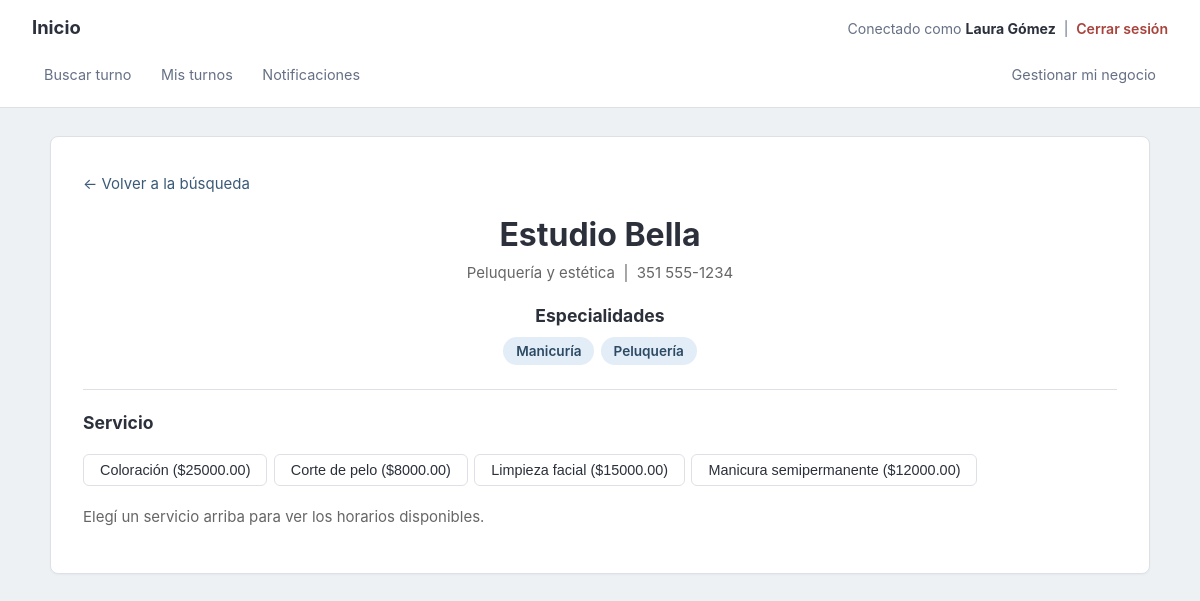
/turnos_disponibles/tienda.php?id=1 (signed in), run on the app's committed database.
### tables this page shows
CREATE TABLE negocio_config (id INT AUTO_INCREMENT PRIMARY KEY, nombre_local VARCHAR(150) NOT NULL, rubro VARCHAR(100) NOT NULL, contacto VARCHAR(100) DEFAULT NULL, apertura TIME NOT NULL, cierre TIME NOT NULL, cancelacion_hs INT NOT NULL DEFAULT 2);

CREATE TABLE servicios (id INT AUTO_INCREMENT PRIMARY KEY, negocio_id INT NOT NULL, nombre VARCHAR(150) NOT NULL, duracion_min INT NOT NULL, precio DECIMAL(10,2) NOT NULL, estado VARCHAR(50) DEFAULT 'activo', FOREIGN KEY (negocio_id) REFERENCES negocio_config (id) ON DELETE CASCADE ON UPDATE CASCADE);

### turnos_disponibles/tienda.php (the view, shortened to what this page needs)
<?php
require("../auth_check.php");
$negocio_id = isset($_GET['id']) ? $_GET['id'] : '';
$fecha = isset($_GET['fecha']) && $_GET['fecha'] !== '' ? $_GET['fecha'] : date('Y-m-d');
$stmt = $conexion->prepare("SELECT * FROM negocio_config WHERE id = ?");
$stmt->bind_param("i", $negocio_id);
$stmt->execute();
$negocio = $stmt->get_result()->fetch_assoc();
$stmt = $conexion->prepare("SELECT DISTINCT sv.id, sv.nombre, sv.duracion_min, sv.precio
                            FROM especialista_servicios esv
                            JOIN especialistas es ON es.id = esv.especialista_id AND es.estado = 'activo'
                            JOIN servicios sv ON sv.id = esv.servicio_id AND sv.estado = 'activo'
                            WHERE es.negocio_id = ?
                            ORDER BY sv.nombre");
$stmt->bind_param("i", $negocio_id);
$stmt->execute();
$servicios = $stmt->get_result()->fetch_all(MYSQLI_ASSOC);
$stmt = $conexion->prepare("SELECT DISTINCT esp.nombre
                            FROM especialistas es
                            JOIN especialidades esp ON esp.id = es.especialidad_id
                            WHERE es.negocio_id = ? AND es.estado = 'activo'
                            ORDER BY esp.nombre");
$stmt->bind_param("i", $negocio_id);
$stmt->execute();
$especialidades = $stmt->get_result()->fetch_all(MYSQLI_ASSOC);
$servicio_elegido = null;
$especialistas = array();
?>
<!doctype html>
<html>
<head>
<link rel="stylesheet" href="../estilos.css">
</head>
<body>
<?php require("../menu_usuario.php"); ?>
<main class="container">
<p><a href="./">&larr; Volver a la búsqueda</a></p>
<h1 style="text-align:center;margin:1rem 0 .2rem;font-size:2rem;color:var(--text);"><?php echo htmlspecialchars($negocio['nombre_local']); ?></h1>
<p style="margin:.2rem 0 1rem;color:#666;text-align:center;">
	<?php echo htmlspecialchars($negocio['rubro']); ?>
	<?php if (!empty($negocio['contacto'])) { ?> &nbsp;|&nbsp; <?php echo htmlspecialchars($negocio['contacto']); ?><?php } ?>
</p>
<h3 style="text-align:center;margin-bottom:.5rem;">Especialidades</h3>
<?php if (empty($especialidades)) { ?>
<p style="text-align:center;color:#666;">Esta tienda todavía no tiene especialidades cargadas.</p>
<?php } else { ?>
<div style="display:flex;flex-wrap:wrap;justify-content:center;gap:.4rem;margin-bottom:1.5rem;">
<?php foreach ($especialidades as $esp) { ?>
	<span style="display:inline-block;padding:.25rem .8rem;border-radius:999px;background:#e3edf7;color:#2c4a63;font-size:.85rem;font-weight:600;"><?php echo htmlspecialchars($esp['nombre']); ?></span>
<?php } ?>
</div>
<?php } ?>
<hr>
<h3>Servicio</h3>
<?php if (empty($servicios)) { ?>
<p>Este negocio todavía no tiene servicios disponibles.</p>
<?php } else { ?>
<div style="display:flex;flex-wrap:wrap;gap:.4rem;margin-bottom:1.25rem;">
<?php foreach ($servicios as $s) {
	$activo = ($servicio_elegido && $s['id'] == $servicio_elegido['id']);
	$estilo = $activo ? 'background:var(--primary);color:#fff;border-color:var(--primary);' : '';
?>
	<button type="button" style="<?php echo $estilo; ?>" onclick="location.href='tienda.php?id=<?php echo $negocio_id; ?>&servicio_id=<?php echo $s['id']; ?>&fecha=<?php echo htmlspecialchars($fecha); ?>'">
		<?php echo htmlspecialchars($s['nombre']); ?> ($<?php echo htmlspecialchars($s['precio']); ?>)
	</button>
<?php } ?>
</div>
<?php } ?>
<?php if ($servicio_elegido) { ?>
<form action="tienda.php" method="get">
<input type="hidden" name="id" value="<?php echo $negocio_id; ?>">
<input type="hidden" name="servicio_id" value="<?php echo $servicio_elegido['id']; ?>">
<h3>Fecha</h3>
<input type="date" name="fecha" value="<?php echo htmlspecialchars($fecha); ?>" min="<?php echo date('Y-m-d'); ?>" onchange="this.form.submit()"><br>
</form>
<hr>
<?php if (isset($_GET['error']) && $_GET['error'] === '1') { ?>
<p style="color:#a8433c;">Ese horario se acaba de ocupar. Elegí otro.</p>
<?php } ?>
<h3>Horarios disponibles — <?php echo htmlspecialchars($servicio_elegido['nombre']); ?> (<?php echo $servicio_elegido['duracion_min']; ?> min)</h3>
<?php if (empty($especialistas)) { ?>
<p>No hay especialistas disponibles para este servicio.</p>
<?php } ?>
<?php foreach ($especialistas as $e) {
	$slots = turnos_disponibles_slots($conexion, $e['id'], $negocio['apertura'], $negocio['cierre'], $servicio_elegido['duracion_min'], $fecha);
?>
<div style="border:1px solid #dde1e6;border-radius:8px;padding:1rem 1.25rem;margin-bottom:1rem;">
	<h3 style="margin-top:0;text-transform:none;font-size:1rem;color:#2b303b;letter-spacing:0;">
		Con <?php echo htmlspecialchars($e['nombre']); ?>
	</h3>
	<?php if (empty($slots)) { ?>
	<p style="color:#a8433c;">Sin horarios disponibles para esa fecha.</p>
	<?php } else { ?>
	<div>
	<?php foreach ($slots as $hora) { ?>
		<button type="button" onclick="if(confirm('¿Reservar el turno de las <?php echo $hora; ?>?')) location.href='reservar.php?especialista_id=<?php echo $e['id']; ?>&servicio_id=<?php echo $servicio_elegido['id']; ?>&fecha=<?php echo $fecha; ?>&hora=<?php echo $hora; ?>'"><?php echo $hora; ?></button>
	<?php } ?>
	</div>
	<?php } ?>
</div>
<?php } ?>
<?php } else { ?>
<p style="color:#666;">Elegí un servicio arriba para ver los horarios disponibles.</p>
<?php } ?>
</main>
</body>
</html>

### estilos.css (style rules this page uses)
:root { --bg: #eef1f4; --surface: #ffffff; --text: #2b303b; --text-muted: #667085; --border: #dde1e6; --primary: #3a5a78; --primary-dark: #2c4a63; --danger: #a8433c; --radius: 6px; }
* { box-sizing: border-box; }
html, body { margin: 0; padding: 0; min-height: 100%; }
body { background: var(--bg); color: var(--text); font-family: -apple-system, BlinkMacSystemFont, "Segoe UI", Roboto, Helvetica, Arial, sans-serif; font-size: 15px; line-height: 1.5; }
h1 { margin: 0 0 1rem; font-size: 1.4rem; font-weight: 700; }
p { margin: .5rem 0 1rem; }
hr { border: none; border-top: 1px solid var(--border); margin: 1.25rem 0; }
a { color: var(--primary); text-decoration: none; }
main.container { max-width: 1100px; margin: 1.75rem auto; background: var(--surface); border: 1px solid var(--border); border-radius: 8px; padding: 1.75rem 2rem; box-shadow: 0 1px 2px rgba(16, 24, 40, .04); }
main.container::after { content: ""; display: table; clear: both; }
button { background: #fff; color: var(--text); border: 1px solid var(--border); padding: .45rem 1rem; border-radius: var(--radius); font-size: .9rem; cursor: pointer; }

### data on the page
negocio_config: nombre_local "Estudio Bella", rubro "Peluquería y estética", contacto "351 555-1234"
servicios: nombre "Coloración", precio "25000.00"
servicios: nombre "Corte de pelo", precio "8000.00"
servicios: nombre "Limpieza facial", precio "15000.00"
servicios: nombre "Manicura semipermanente", precio "12000.00"

### other printed values
$_SESSION['usuario_nombre'] "Laura Gómez"
$esp['nombre'] "Manicuría"
$esp['nombre'] "Peluquería"
